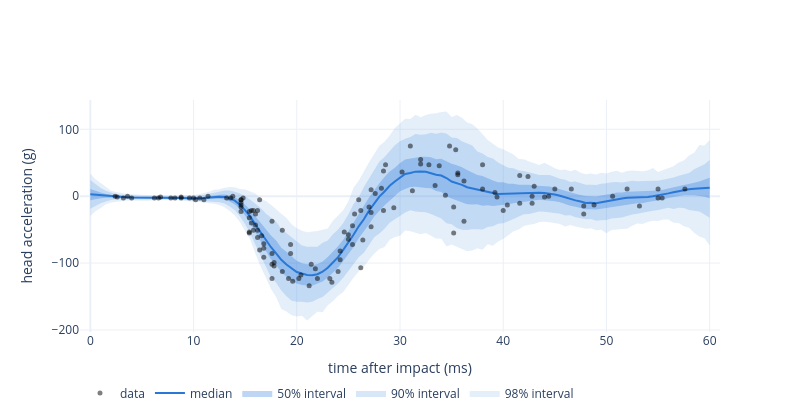

Notebook cell for this chart:
### Markdown cell above
### 2.7 Interactive: the fan chart with the numbers on hover

In a live notebook a plotly figure can carry all of the above at once: the fan for the
shape, and the exact quantiles and exceedance probability for any $t$ on hover. Static
readers still get the fan. (Hover reads best with `hovermode="x unified"`.)

### Code cell
qs = np.quantile(Y, [0.01, 0.05, 0.25, 0.5, 0.75, 0.95, 0.99], axis=0)
p_below = (Y < -100).mean(0)
fig = go.Figure()
for (lo_i, hi_i, name, a) in [(0, 6, "98%", 0.12), (1, 5, "90%", 0.18), (2, 4, "50%", 0.3)]:
    fig.add_trace(go.Scatter(x=t_grid, y=qs[lo_i], line=dict(width=0), showlegend=False, hoverinfo="skip"))
    fig.add_trace(go.Scatter(x=t_grid, y=qs[hi_i], fill="tonexty", fillcolor=f"rgba(42,120,214,{a})",
                             line=dict(width=0), name=f"{name} interval", hoverinfo="skip"))
fig.add_trace(go.Scatter(
    x=t_grid, y=qs[3], name="median", line=dict(color=BLUE, width=2),
    customdata=np.c_[qs[1], qs[5], p_below],
    hovertemplate="median %{y:.0f} g<br>90%%: %{customdata[0]:.0f} to %{customdata[1]:.0f} g"
                  "<br>P(< -100 g) = %{customdata[2]:.2f}<extra></extra>",
))
fig.add_trace(go.Scatter(x=t, y=accel, mode="markers", name="data",
                         marker=dict(color="black", size=5, opacity=0.5), hoverinfo="skip"))
fig.update_layout(hovermode="x unified", template="plotly_white", width=800, height=420,
                  xaxis_title="time after impact (ms)", yaxis_title="head acceleration (g)",
                  legend=dict(orientation="h", y=-0.2))
fig
